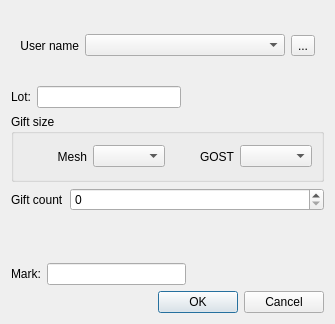
<?xml version="1.0" encoding="UTF-8"?>
<ui version="4.0">
 <class>SessionDialog</class>
 <widget class="QDialog" name="SessionDialog">
  <property name="geometry">
   <rect>
    <x>0</x>
    <y>0</y>
    <width>316</width>
    <height>324</height>
   </rect>
  </property>
  <property name="windowTitle">
   <string>Dialog</string>
  </property>
  <layout class="QVBoxLayout" name="verticalLayout">
   <item>
    <widget class="QFrame" name="userFrame">
     <property name="frameShape">
      <enum>QFrame::NoFrame</enum>
     </property>
     <property name="frameShadow">
      <enum>QFrame::Plain</enum>
     </property>
     <layout class="QHBoxLayout" name="horizontalLayout_2">
      <item>
       <widget class="QLabel" name="label_2">
        <property name="text">
         <string>User name</string>
        </property>
        <property name="alignment">
         <set>Qt::AlignRight|Qt::AlignTrailing|Qt::AlignVCenter</set>
        </property>
       </widget>
      </item>
      <item>
       <widget class="QComboBox" name="userCombo">
        <property name="sizePolicy">
         <sizepolicy hsizetype="Preferred" vsizetype="Fixed">
          <horstretch>0</horstretch>
          <verstretch>0</verstretch>
         </sizepolicy>
        </property>
        <property name="minimumSize">
         <size>
          <width>200</width>
          <height>0</height>
         </size>
        </property>
        <property name="toolTip">
         <string>&lt;html&gt;&lt;head/&gt;&lt;body&gt;&lt;p&gt;Select profile&lt;/p&gt;&lt;/body&gt;&lt;/html&gt;</string>
        </property>
       </widget>
      </item>
      <item>
       <widget class="QToolButton" name="userToolButton">
        <property name="toolTip">
         <string>&lt;html&gt;&lt;head/&gt;&lt;body&gt;&lt;p&gt;Manage users&lt;/p&gt;&lt;/body&gt;&lt;/html&gt;</string>
        </property>
        <property name="text">
         <string>...</string>
        </property>
        <property name="icon">
         <iconset resource="resuurces/resources.qrc">
          <normaloff>:/document-edit.png</normaloff>:/document-edit.png</iconset>
        </property>
       </widget>
      </item>
     </layout>
    </widget>
   </item>
   <item>
    <layout class="QHBoxLayout" name="horizontalLayout_5">
     <item>
      <widget class="QLabel" name="label">
       <property name="text">
        <string>Lot:</string>
       </property>
      </widget>
     </item>
     <item>
      <widget class="QLineEdit" name="lotEdit"/>
     </item>
     <item>
      <spacer name="horizontalSpacer_2">
       <property name="orientation">
        <enum>Qt::Horizontal</enum>
       </property>
       <property name="sizeHint" stdset="0">
        <size>
         <width>40</width>
         <height>20</height>
        </size>
       </property>
      </spacer>
     </item>
    </layout>
   </item>
   <item>
    <widget class="QGroupBox" name="giftGroupBox">
     <property name="title">
      <string>Gift size</string>
     </property>
     <property name="flat">
      <bool>false</bool>
     </property>
     <property name="checkable">
      <bool>false</bool>
     </property>
     <layout class="QHBoxLayout" name="horizontalLayout">
      <item>
       <widget class="QLabel" name="label_7">
        <property name="text">
         <string>Mesh</string>
        </property>
        <property name="alignment">
         <set>Qt::AlignRight|Qt::AlignTrailing|Qt::AlignVCenter</set>
        </property>
       </widget>
      </item>
      <item>
       <widget class="QComboBox" name="meshCombo"/>
      </item>
      <item>
       <widget class="QLabel" name="label_8">
        <property name="text">
         <string>GOST</string>
        </property>
        <property name="alignment">
         <set>Qt::AlignRight|Qt::AlignTrailing|Qt::AlignVCenter</set>
        </property>
       </widget>
      </item>
      <item>
       <widget class="QComboBox" name="gostCombo"/>
      </item>
     </layout>
    </widget>
   </item>
   <item>
    <layout class="QFormLayout" name="formLayout_2">
     <item row="0" column="0">
      <widget class="QLabel" name="label_9">
       <property name="text">
        <string>Gift count</string>
       </property>
      </widget>
     </item>
     <item row="0" column="1">
      <widget class="QSpinBox" name="giftCountSpin"/>
     </item>
    </layout>
   </item>
   <item>
    <layout class="QHBoxLayout" name="horizontalLayout_4">
     <item>
      <widget class="QLabel" name="label_3">
       <property name="text">
        <string>Mark:</string>
       </property>
      </widget>
     </item>
     <item>
      <widget class="QLineEdit" name="markEdit"/>
     </item>
     <item>
      <spacer name="horizontalSpacer">
       <property name="orientation">
        <enum>Qt::Horizontal</enum>
       </property>
       <property name="sizeHint" stdset="0">
        <size>
         <width>40</width>
         <height>20</height>
        </size>
       </property>
      </spacer>
     </item>
    </layout>
   </item>
   <item>
    <layout class="QHBoxLayout" name="horizontalLayout_3">
     <item>
      <widget class="QDialogButtonBox" name="buttonBox">
       <property name="standardButtons">
        <set>QDialogButtonBox::Cancel|QDialogButtonBox::Ok</set>
       </property>
      </widget>
     </item>
    </layout>
   </item>
  </layout>
 </widget>
 <resources>
  <include location="resuurces/resources.qrc"/>
 </resources>
 <connections/>
</ui>
